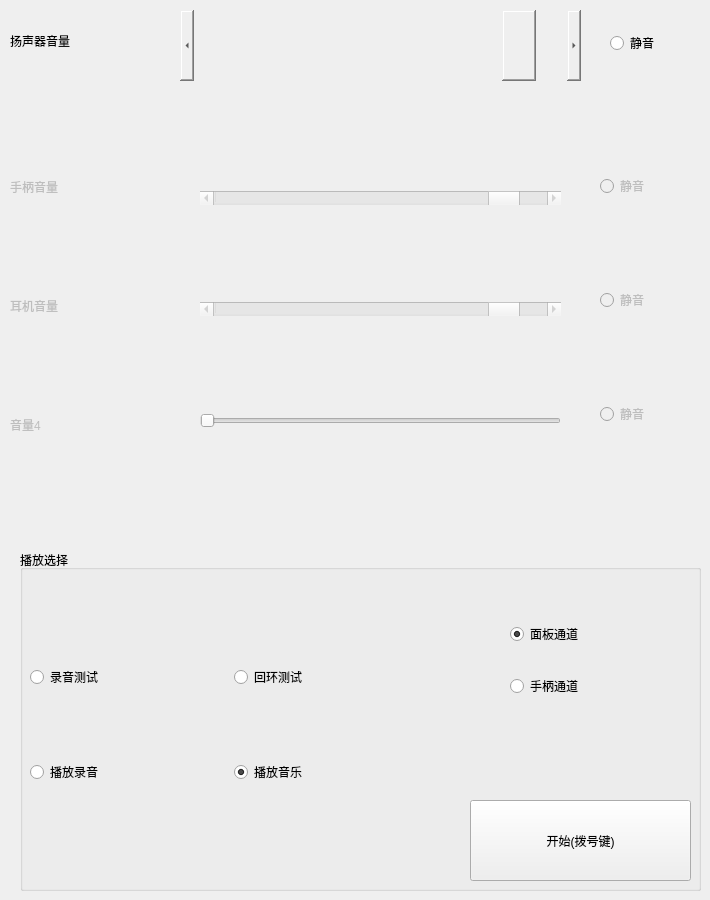
   <widget class="QWidget" name="page_4">
    <widget class="QGroupBox" name="groupBox">
     <property name="geometry">
      <rect>
       <x>20</x>
       <y>550</y>
       <width>681</width>
       <height>341</height>
      </rect>
     </property>
     <property name="styleSheet">
      <string notr="true">font: 20pt &quot;Ubuntu&quot;;</string>
     </property>
     <property name="title">
      <string>播放选择</string>
     </property>
     <widget class="QPushButton" name="pushButton_Play">
      <property name="geometry">
       <rect>
        <x>450</x>
        <y>250</y>
        <width>221</width>
        <height>81</height>
       </rect>
      </property>
      <property name="styleSheet">
       <string notr="true">font: 24pt &quot;Ubuntu&quot;;</string>
      </property>
      <property name="text">
       <string>开始(拨号键)</string>
      </property>
     </widget>
     <widget class="QWidget" name="gridLayoutWidget_2">
      <property name="geometry">
       <rect>
        <x>10</x>
        <y>50</y>
        <width>401</width>
        <height>251</height>
       </rect>
      </property>
      <layout class="QGridLayout" name="gridLayout_2">
       <item row="0" column="0">
        <widget class="QRadioButton" name="radioButton_rec">
         <property name="styleSheet">
          <string notr="true">font: 20pt &quot;Ubuntu&quot;;</string>
         </property>
         <property name="text">
          <string>录音测试</string>
         </property>
        </widget>
       </item>
       <item row="0" column="1">
        <widget class="QRadioButton" name="radioButton_loop">
         <property name="styleSheet">
          <string notr="true">font: 20pt &quot;Ubuntu&quot;;</string>
         </property>
         <property name="text">
          <string>回环测试</string>
         </property>
        </widget>
       </item>
       <item row="1" column="0">
        <widget class="QRadioButton" name="radioButton_playrec">
         <property name="styleSheet">
          <string notr="true">font: 20pt &quot;Ubuntu&quot;;</string>
         </property>
         <property name="text">
          <string>播放录音</string>
         </property>
        </widget>
       </item>
       <item row="1" column="1">
        <widget class="QRadioButton" name="radioButton_playmusic">
         <property name="styleSheet">
          <string notr="true">font: 20pt &quot;Ubuntu&quot;;</string>
         </property>
         <property name="text">
          <string>播放音乐</string>
         </property>
         <property name="checked">
          <bool>true</bool>
         </property>
        </widget>
       </item>
      </layout>
     </widget>
     <widget class="QWidget" name="verticalLayoutWidget_7">
      <property name="geometry">
       <rect>
        <x>490</x>
        <y>50</y>
        <width>161</width>
        <height>121</height>
       </rect>
      </property>
      <layout class="QVBoxLayout" name="verticalLayout_7">
       <item>
        <widget class="QRadioButton" name="radioButton_micpanel">
         <property name="styleSheet">
          <string notr="true">font: 20pt &quot;Ubuntu&quot;;</string>
         </property>
         <property name="text">
          <string>面板通道</string>
         </property>
         <property name="checkable">
          <bool>true</bool>
         </property>
         <property name="checked">
          <bool>true</bool>
         </property>
        </widget>
       </item>
       <item>
        <widget class="QRadioButton" name="radioButton_michand">
         <property name="styleSheet">
          <string notr="true">font: 20pt &quot;Ubuntu&quot;;</string>
         </property>
         <property name="text">
          <string>手柄通道</string>
         </property>
        </widget>
       </item>
      </layout>
     </widget>
    </widget>
    <widget class="QWidget" name="verticalLayoutWidget_8">
     <property name="geometry">
      <rect>
       <x>600</x>
       <y>90</y>
       <width>101</width>
       <height>421</height>
      </rect>
     </property>
     <layout class="QVBoxLayout" name="verticalLayout_8">
      <item>
       <widget class="QRadioButton" name="radioButton_HandVol">
        <property name="enabled">
         <bool>false</bool>
        </property>
        <property name="styleSheet">
         <string notr="true">font: 20pt &quot;Ubuntu&quot;;</string>
        </property>
        <property name="text">
         <string>静音</string>
        </property>
        <property name="autoExclusive">
         <bool>false</bool>
        </property>
       </widget>
      </item>
      <item>
       <widget class="QRadioButton" name="radioButton_EarphVol">
        <property name="enabled">
         <bool>false</bool>
        </property>
        <property name="styleSheet">
         <string notr="true">font: 20pt &quot;Ubuntu&quot;;</string>
        </property>
        <property name="text">
         <string>静音</string>
        </property>
        <property name="autoExclusive">
         <bool>false</bool>
        </property>
       </widget>
      </item>
      <item>
       <widget class="QRadioButton" name="radioButton_4">
        <property name="enabled">
         <bool>false</bool>
        </property>
        <property name="styleSheet">
         <string notr="true">font: 20pt &quot;Ubuntu&quot;;</string>
        </property>
        <property name="text">
         <string>静音</string>
        </property>
        <property name="autoExclusive">
         <bool>false</bool>
        </property>
       </widget>
      </item>
     </layout>
    </widget>
    <widget class="QWidget" name="verticalLayoutWidget_9">
     <property name="geometry">
      <rect>
       <x>10</x>
       <y>130</y>
       <width>141</width>
       <height>351</height>
      </rect>
     </property>
     <layout class="QVBoxLayout" name="verticalLayout_9">
      <item>
       <widget class="QLabel" name="label_HandVol">
        <property name="enabled">
         <bool>false</bool>
        </property>
        <property name="styleSheet">
         <string notr="true">font: 20pt &quot;Ubuntu&quot;;</string>
        </property>
        <property name="text">
         <string>手柄音量</string>
        </property>
       </widget>
      </item>
      <item>
       <widget class="QLabel" name="label_EarphVol">
        <property name="enabled">
         <bool>false</bool>
        </property>
        <property name="styleSheet">
         <string notr="true">font: 20pt &quot;Ubuntu&quot;;</string>
        </property>
        <property name="text">
         <string>耳机音量</string>
        </property>
       </widget>
      </item>
      <item>
       <widget class="QLabel" name="label_19">
        <property name="enabled">
         <bool>false</bool>
        </property>
        <property name="styleSheet">
         <string notr="true">font: 20pt &quot;Ubuntu&quot;;</string>
        </property>
        <property name="text">
         <string>音量4</string>
        </property>
       </widget>
      </item>
     </layout>
    </widget>
    <widget class="QWidget" name="verticalLayoutWidget_11">
     <property name="geometry">
      <rect>
       <x>200</x>
       <y>100</y>
       <width>361</width>
       <height>421</height>
      </rect>
     </property>
     <layout class="QVBoxLayout" name="verticalLayout_11">
      <item>
       <widget class="QScrollBar" name="horizontalScrollBar_HandVol">
        <property name="enabled">
         <bool>false</bool>
        </property>
        <property name="sliderPosition">
         <number>90</number>
        </property>
        <property name="orientation">
         <enum>Qt::Horizontal</enum>
        </property>
       </widget>
      </item>
      <item>
       <widget class="QScrollBar" name="horizontalScrollBar_EarphVol">
        <property name="enabled">
         <bool>false</bool>
        </property>
        <property name="sliderPosition">
         <number>90</number>
        </property>
        <property name="orientation">
         <enum>Qt::Horizontal</enum>
        </property>
       </widget>
      </item>
      <item>
       <widget class="QSlider" name="horizontalSlider_4">
        <property name="enabled">
         <bool>false</bool>
        </property>
        <property name="orientation">
         <enum>Qt::Horizontal</enum>
        </property>
       </widget>
      </item>
     </layout>
    </widget>
    <widget class="QScrollBar" name="horizontalScrollBar_SpeakVol">
     <property name="geometry">
      <rect>
       <x>180</x>
       <y>10</y>
       <width>401</width>
       <height>71</height>
      </rect>
     </property>
     <property name="styleSheet">
      <string notr="true">border-color: rgb(78, 154, 6);
selection-color: rgb(52, 101, 164);</string>
     </property>
     <property name="sliderPosition">
      <number>90</number>
     </property>
     <property name="orientation">
      <enum>Qt::Horizontal</enum>
     </property>
    </widget>
    <widget class="QLabel" name="label_SpeakVol">
     <property name="geometry">
      <rect>
       <x>10</x>
       <y>10</y>
       <width>139</width>
       <height>61</height>
      </rect>
     </property>
     <property name="styleSheet">
      <string notr="true">font: 20pt &quot;Ubuntu&quot;;</string>
     </property>
     <property name="text">
      <string>扬声器音量</string>
     </property>
    </widget>
    <widget class="QRadioButton" name="radioButton_SpeakVol">
     <property name="geometry">
      <rect>
       <x>610</x>
       <y>20</y>
       <width>91</width>
       <height>46</height>
      </rect>
     </property>
     <property name="styleSheet">
      <string notr="true">font: 20pt &quot;Ubuntu&quot;;</string>
     </property>
     <property name="text">
      <string>静音</string>
     </property>
     <property name="autoExclusive">
      <bool>false</bool>
     </property>
    </widget>
   </widget>
